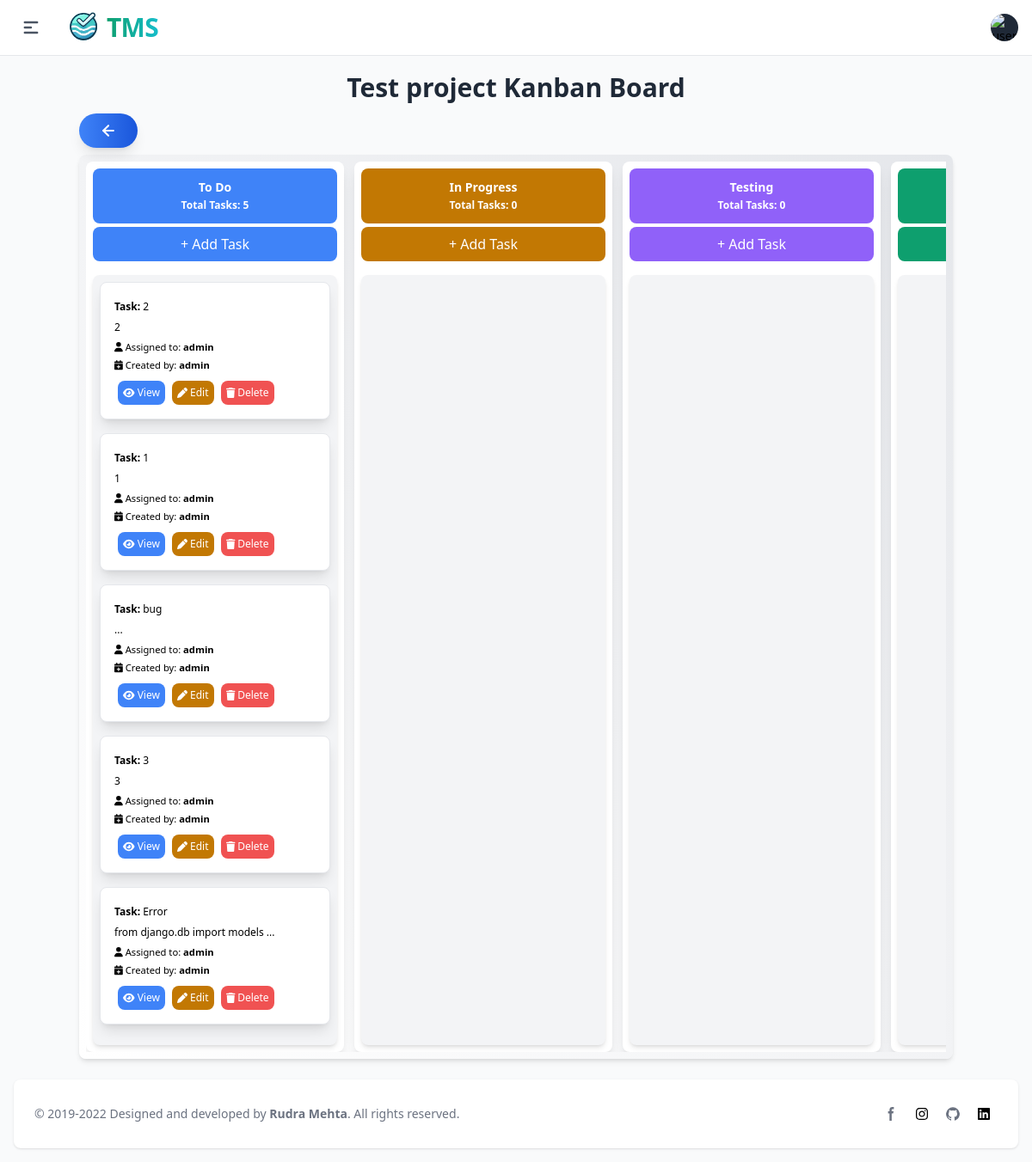
The page /kanban-board/7/ (signed in) on the database as committed earlier.
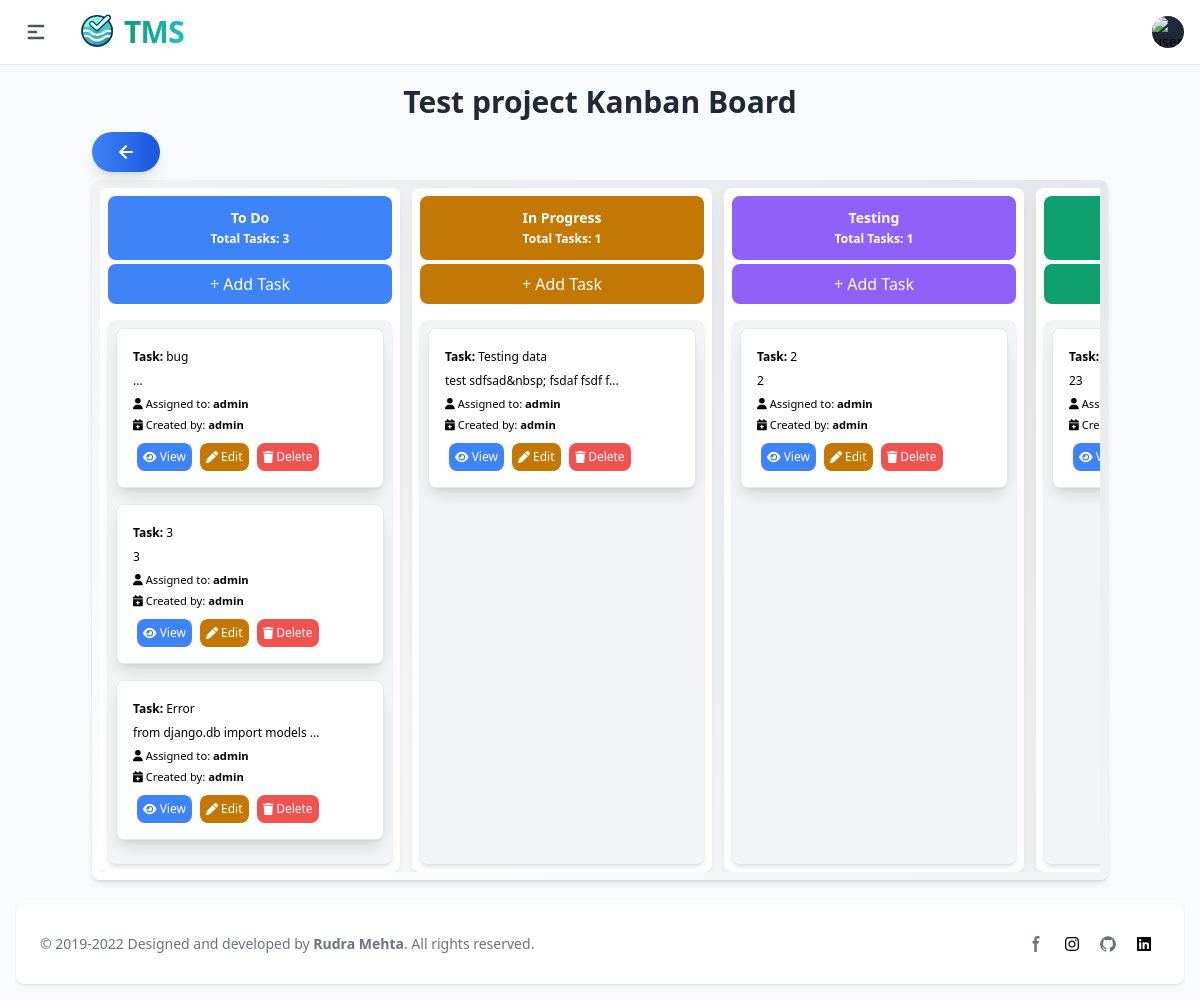
The same page on the database as committed later.
### apps/project_mgmt/models/kanban.py (models this page shows, shortened)
class Column(BaseModel, models.Model):
    board = models.ForeignKey(Board, related_name='columns', on_delete=models.CASCADE)
    name = models.CharField(max_length=255)
    order = models.PositiveIntegerField()
    color = models.CharField(choices=ColorChoices.choices, max_length=200, null=True, blank=True)

class Task(BaseModel, models.Model):
    column = models.ForeignKey(Column, related_name='tasks', on_delete=models.CASCADE)
    title = models.CharField(max_length=255)
    description = HTMLField(blank=True, null=True)
    order = models.PositiveIntegerField()
    user = models.ForeignKey(UserModel, on_delete=models.CASCADE)

### apps/auth/models.py (models this page shows, shortened)
class UserModel(AbstractBaseUser, PermissionsMixin, CreatedUpdatedAt):
    id = models.UUIDField(primary_key=True, default=uuid.uuid4, editable=False, unique=True)
    is_active = models.BooleanField(default=False)
    is_staff = models.BooleanField(default=False)
    user_image = models.ImageField(upload_to='user_image',null=True, blank=True)
    username = models.CharField(max_length=50, unique=True)
    is_deleted = models.BooleanField(default=False)
    email = models.EmailField(unique=True, max_length=50)
    groups = models.ManyToManyField(Group, related_name='user_model_groups', blank=True)
    user_permissions = models.ManyToManyField(Permission, related_name='user_model_permissions', blank=True)
    USERNAME_FIELD = "email"
    REQUIRED_FIELDS = ['username']
    objects = UserManager()

### apps/project_mgmt/views/board.py (the view)
# urls.py: path('kanban-board/<int:board_id>/', KanBanBoardView.as_view(), name='kanban_board'),
class KanBanBoardView(View):
    def get(self, request, board_id):
        board = Board.objects.get(id = board_id)
        tasks_prefetch = Prefetch(
            'tasks',
            queryset=Task.objects.order_by('order')  # Adjust 'order' to the appropriate field for task ordering
        )
        board_columns = Column.objects.filter(board = board).prefetch_related(tasks_prefetch).order_by('order')
        users = UserModel.objects.values('id', 'username')
        context = {
            'board':board,
            'board_columns':board_columns,
            'users': users
        }
        return render(request, 'project_mgmt/kanban.html', context)

### utils/models/createupdateuser.py (called while the page is built)
    def __call__(self, request):
        _thread_locals.user = request.user
        response = self.get_response(request)
        return response

### utils/models/manager.py (called while the page is built)
    def get_queryset(self):
        return super(ObjectsManager, self).get_queryset()

### apps/templates/project_mgmt/kanban.html (shortened to what this page needs)
{% extends "base/base.html" %}
{% load static %}
{% block content %}
<div class="container mx-auto px-1 py-1 max-w-screen">
  <h1 class="text-3xl font-bold text-center mb-3 text-gray-800">{{ board.project.name }} Kanban Board</h1>
  {% block backurl %}
  {% include "base/backbutton.html" %}
  {% endblock backurl %}
  <div class="bg-gradient-to-tr from-white to-gray-200 p-2 dark:bg-gray-800 rounded-lg shadow-md overflow-hidden">
    <div class="overflow-x-auto scrollbar-custom">
      <div class="flex space-x-3">
        {% for colums in board_columns %}
          <div class="bg-white rounded-lg shadow-lg p-2 max-w-[300px] w-[500px] flex-shrink-0" data-columsid="{{ colums.id }}">
            <div class="text-sm font-semibold mb-1 text-center bg-{{ colums.color }}-500 text-white p-3 rounded-lg">
              <h2>{{ colums.name }}</h2>
              <span class="text-xs">Total Tasks: {{ colums.tasks.count }}</span>
            </div>
            <button class="bg-{{ colums.color }}-500 bottom-0 text-white p-2 mb-4 rounded-lg w-full draggable" onclick="openAddTaskModal('{{ colums.id }}')">+ Add Task</button>
            <div class="bg-gray-100 p-2 rounded-lg shadow-md min-h-[300px] column-content">
              {% for task in colums.tasks.all %}
                <div data-taskid="{{ task.id }}" class="bg-white p-4 mb-4 rounded-lg shadow-lg draggable border border-gray-200" draggable="true">
                  <div class="flex justify-between items-center mb-1 text-xs">
                    <div class="badge badge-info py-1 rounded-pill">
                      <strong>Task:</strong> {{ task.title }}
                    </div>
                  </div>
                  <div class="mb-1 text-xs">
                    {% if task.description|length > 30 %}
                      <p class="text-muted">
                        {{ task.description|striptags|slice:":30" }}...</p>
                    {% else %}
                      <p class="text-muted">{{ task.description|striptags }}</p>
                    {% endif %}
                  </div>
                  <div class="mb-1 text-sm">
                    <div class="d-flex justify-content-between">
                      <div>
                        <small class="text-muted">
                          <i class="fas fa-user"></i> Assigned to: <strong>{{ task.user.username }}</strong>
                        </small>
                      </div>
                      <div>
                        <small class="text-muted">
                          <i class="fas fa-calendar-plus"></i> Created by: <strong>{{ task.created_by.username }}</strong>
                        </small>
                      </div>
                    </div>
                  </div>
                  <div class="flex justify-start mt-2 z-50">
                    <a href="#" onclick="openTaskDetailsModal('{{ task.id }}')" class="btn btn-primary mx-1 p-1.5 text-xs font-medium rounded-lg bg-blue-500 text-white">
                      <i class="fas fa-eye"></i> View
                    </a>
                    <a href="#" onclick="openEditTaskModal('{{ task.id }}')" class="btn btn-primary mx-1 p-1.5 text-xs font-medium rounded-lg bg-yellow-500 text-white">
                      <i class="fas fa-pen"></i> Edit
                    </a>
                    <form id="deleteForm" method="post" class="">
                      <button type="button" onclick="get_action('{% url "delete_task" task.id %}')" id="deleteButton" data-modal-target="deleteModal" data-modal-toggle="deleteModal" class="btn btn-primary mx-1 p-1.5 text-xs font-medium rounded-lg bg-red-500 text-white">
                          <i class="fas fa-trash"></i> Delete
                      </button>
                  </form>
                  </div>
                </div>
              {% endfor %}
            </div>
          </div>
        {% endfor %}
      </div>
    </div>
  </div>
</div>
{% endblock content %}

Rows that differ between the two databases and show on the page:
removed Task: title "1", description "1", user.username "admin", created_by.username "admin", shown under Column "To Do"
changed Column "To Do": tasks.count "5" → "3"; loses Task (title "2", description "2", user.username "admin", created_by.username "admin")
computed for Column "In Progress": tasks.count "0" → "1"
added Task: title "Testing data", description "test sdfsad&nbsp; fsdaf fsdf f", user.username "admin", created_by.username "admin", shown under Column "In Progress"
changed Column "Testing": tasks.count "0" → "1"; gains Task (title "2", description "2", user.username "admin", created_by.username "admin")
added Task: description "23", shown under Column (number 4 of 4 on the later page)
